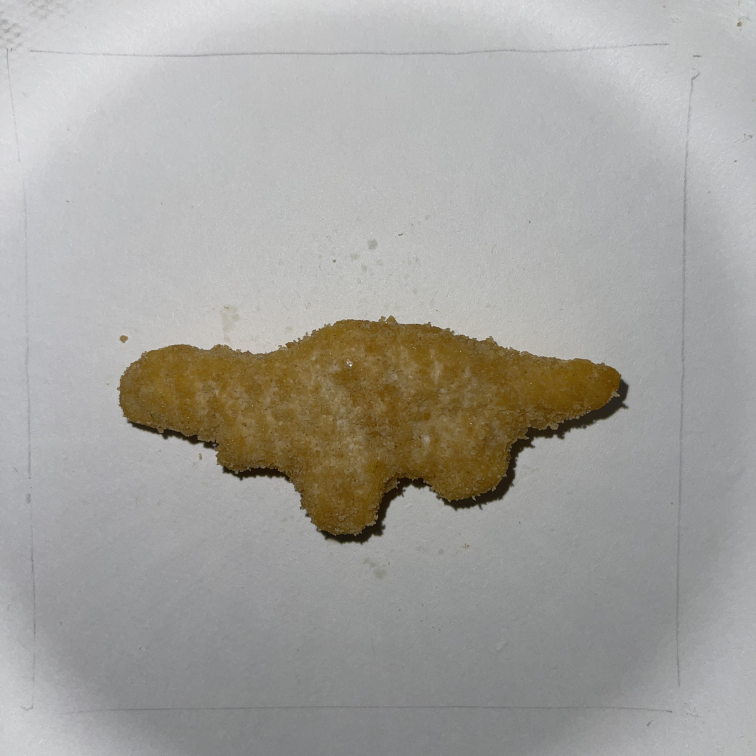
#> input picture edge_det_testing/test_imgs/IMG_0001.jpg, 3024 x 3024 px (shown at 1/4 size)
$ jupyter execute edge_det.ipynb
#> lines starting #> are read from the running program, lines starting #| are printed output that depends on the picture
[cell 1]
import numpy as np
import pandas as pd
import os
from PIL import Image

import matplotlib.pyplot as plt
from skimage import data
from skimage.color import rgb2gray
from scipy.ndimage import gaussian_filter
from scipy.signal import convolve2d
import cv2

[cell 2]
def load_gray_image(img_path) :
    img = Image.open(img_path).convert('L').resize((200, 200), resample=Image.LANCZOS)
    img.load()
    data = np.asarray(img, dtype="uint8")
    return data


def save_image(npdata, out_path) :
    img = Image.fromarray( np.asarray(np.clip(npdata,0,255), dtype="uint8"), "L")
    img.save(out_path)

# function that performs edge detection
def edge_detection(img):
  """
  img: input image (H,W)

  returns:
  gmag: gradient magnitude image (H,W)
  ang: angle image (H,W)
  gmag_nms: gradient magnitude image after non-maximal suppression (H,W)
  """
  # your code here
  H, W = img.shape
  nimg = img / 255
  gsimg = gaussian_filter(nimg, sigma=0.5)
  sobel_y = [[-1, -2, -1],
             [0, 0, 0],
             [1, 2, 1]]
  sobel_x = [[-1, 0, 1],
             [-2, 0, 2],
             [-1, 0, 1]]
  gy = convolve2d(gsimg, sobel_y, mode='same', fillvalue=1)
  gx = convolve2d(gsimg, sobel_x, mode='same', fillvalue=1)
  gmag = np.sqrt(gy ** 2 + gx ** 2)
  ang = np.arctan2(gy, gx)

  gmag_nms = np.zeros([H, W])

  for y in range(H):
    for x in range(W):
      temp_mag = gmag[y, x]
      # Initialize neighbors for comparison
      p1 = float('-inf')
      p2 = float('-inf')
      a = ang[y, x]
      # Get neighbors for each respective direction bin
      if abs(a) <= 22.5 or abs(a) >= 157.5:
        try: p1 = gmag[y-1, x]
        except: pass
        try: p2 = gmag[y+1, x]
        except: pass
      elif (a > 22.5 and a < 67.5) or (a < -112.5 and a > -157.5):
        try: p1 = gmag[y-1, x-1]
        except: pass
        try: p2 = gmag[y+1, x+1]
        except: pass
      elif (abs(a) > 67.5 and abs(a) < 112.5):
        try: p1 = gmag[y, x-1]
        except: pass
        try: p2 = gmag[y, x+1]
        except: pass
      elif (a < -22.5 and a > -67.5) or (a > 112.5 and a < 157.5):
        try: p1 = gmag[y-1, x+1]
        except: pass
        try: p2 = gmag[y+1, x-1]
        except: pass
      # If magnitude is less than directional neighbors, suppress to 0
      if temp_mag < p1 or temp_mag < p2:
        temp_mag = 0
      gmag_nms[y, x] = temp_mag

  return gmag, ang, gmag_nms


def rotate_linear(img, h):
    """
    img: source image
    h: 2D transformation matrix

    returns:
    rot_img: image after rotation
    """
    # your code here
    img_hgt = img.shape[0]
    img_wdt = img.shape[1]

    rot_img = np.zeros(img.shape)

    for y in range(img_hgt):
        for x in range(img_wdt):
            # Finding the inverse coordinates of the destination coordinates
            # x = H-1x'
            inverse_coords = np.dot(h, np.array([x, y, 1]))
            xi, yi, _ = inverse_coords

            # Calculating x0, x1, y0, and y1 for linear interpolation
            x0 = np.int64(np.floor(xi))
            x1 = x0 + 1
            y0 = np.int64(np.floor(yi))
            y1 = y0 + 1

            # Checking if x0, x1, y0, y1 are in the original image
            if (x0 >= 0 and x0 < img_wdt and y0 >= 0 and y0 < img_hgt and
                x1 >= 0 and x1 < img_wdt and y1 >= 0 and y1 < img_hgt):
                # Calculating pixel values between x0 and x1 for each at xi
                # for each y0, y1
                a = (x1-xi) * img[y0][x0] + (xi-x0) * img[y0][x1]
                b = (x1-xi) * img[y1][x0] + (xi-x0) * img[y1][x1]
                # Calculating pixel value between a and b at yi
                pixel_val = (y1-yi) * a + (yi-y0) * b
                # Setting pixel value at destination coordinates to
                # previously calculated pixel value
                rot_img[y][x] = np.round(pixel_val)

    return rot_img


  # function that calculates the 2D transformation matrix for rotating an image about its center
def get_transformation_matrix(img_hgt, img_wdt, rot):
     """
     input:
     img_ht: image height in pixels
     img_wt: image width in pixels
     rot: rotation angle in radians

     output:
     h: 2D transformation matrix
     """
     # your code here
     center_y, center_x = np.array([img_hgt, img_wdt]) // 2

     # Translation transformation matrix to map center to origin
     ht = np.array([[1, 0, center_x], [0, 1, center_y], [0, 0, 1]])

     # Rotation transformation matrix about the origin
     hr = np.array([[np.cos(rot), -np.sin(rot), 0],
          [np.sin(rot), np.cos(rot), 0],
          [0, 0, 1]])

     # Inverse translation of the translation transformation matrix above
     ht_inv = np.linalg.inv(ht)

     # H = Ht * Hr * Ht-1
     h = ht@hr@ht_inv

     return h

[cell 3]
img_path = 'test_imgs/IMG_0001.jpg'
rgb_img = Image.open(img_path).resize((200, 200), resample=Image.LANCZOS)
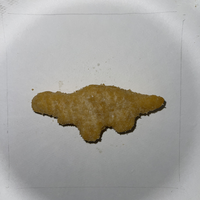
#> rgb_img: PIL image 200x200 RGB; mean R, G, B 164, 161.9, 156.9
rgb_img.load()
data = np.asarray(rgb_img, dtype="uint8")
plt.imshow(data)

[cell 4]
img_path = 'test_imgs/IMG_0001.jpg'
gray_img = load_gray_image(img_path)
#> in load_gray_image, `img = Image.open(img_path).convert('L').resize((200, 200), resample=Im..`:
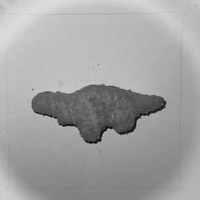
#> img: PIL image 200x200 L; min 12, max 223, mean 161.9
plt.imshow(gray_img, cmap='gray', vmin=0, vmax=255)

[cell 5]
# Function for constructing gaussian lowpass filter in frequency domain
def gaussian_lpf_generator(var, P, Q):
  e_val = np.e

  freq_kernel = np.zeros((P, Q))
  for v in range(freq_kernel.shape[0]):
    for u in range(freq_kernel.shape[1]):
      # Distance from center
      d = np.sqrt(((u - P/2)**2) + ((v-Q/2)**2))

      freq_kernel[v, u] = e_val ** (-(d**2)/(2 * var))
  return freq_kernel

# function that applies gaussian low-pass filter in the frequency domain
def gaussian_lpf(img, var):
  """
  img: input image (H,W)
  var: variance for the gaussian lowpass filter

  returns:
  out: output image after low-pass filter has been applied in the frequency domain
  """
  # your code here
  fft_img = np.fft.fftshift(np.fft.fft2(img))
  lpf = gaussian_lpf_generator(var, img.shape[0], img.shape[1])
  out = np.fft.ifft2(np.fft.ifftshift(np.multiply(fft_img, lpf)))

  return out.real

gauss_img = gaussian_lpf(gray_img, 42 ** 2)
plt.imshow(gauss_img, cmap='gray')

[cell 6]
"""
Call the function edge_detection function with the cameraman image.
Display the input image and all three output images from your edge_detection function.
"""


# your code here
gmag, ang, gmag_nms = edge_detection(gauss_img)
#> in edge_detection, `gy = convolve2d(gsimg, sobel_y, mode='same', fillvalue=1)`:
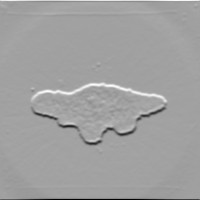
#> gy: shape (200, 200) float64; min -1.94, max 1.14, mean 0.00237; drawn with min black and max white
#> in edge_detection, `gx = convolve2d(gsimg, sobel_x, mode='same', fillvalue=1)`:
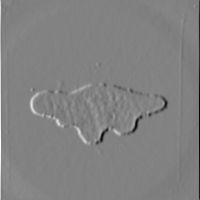
#> gx: shape (200, 200) float64; min -1.49, max 1.44, mean 0.000674; drawn with min black and max white
#> in edge_detection, `gmag = np.sqrt(gy ** 2 + gx ** 2)`:
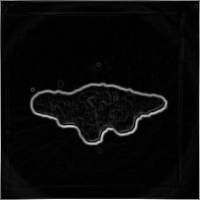
#> gmag: shape (200, 200) float64; min 0.000109, max 1.94, mean 0.0849; drawn with min black and max white
#> in edge_detection, `ang = np.arctan2(gy, gx)`:
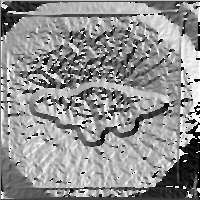
#> ang: shape (200, 200) float64; min -3.14, max 3.14, mean 0.451; drawn with min black and max white
#> after the loop in edge_detection, `for y in range(H):`:
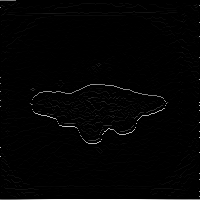
#> gmag_nms: shape (200, 200) float64; min 0, max 1.94, mean 0.0257; drawn with min black and max white

fig_3, ax_3 = plt.subplots(2, 2, figsize=(12, 12))

ax_3[0, 0].imshow(gray_img, cmap='gray', vmin=0, vmax=255)
ax_3[0, 0].set_title("Original")

ax_3[0, 1].imshow(gmag, cmap='gray', vmin=0, vmax=1)
ax_3[0, 1].set_title("Gradient Magnitude")

ax_3[1, 0].imshow(ang, cmap='gray')
ax_3[1, 0].set_title("Gradient Angle")

ax_3[1, 1].imshow(gmag_nms, cmap='gray', vmin=0, vmax=1)
ax_3[1, 1].set_title("Gradient NMS")

plt.show()

[cell 7]
black_border = np.zeros((200, 200))
black_border[0:10, :] = 1
black_border[190:200, :] = 1
black_border[:, 0:10] = 1
black_border[:, 190:200] = 1
plt.imshow(black_border, cmap='gray')
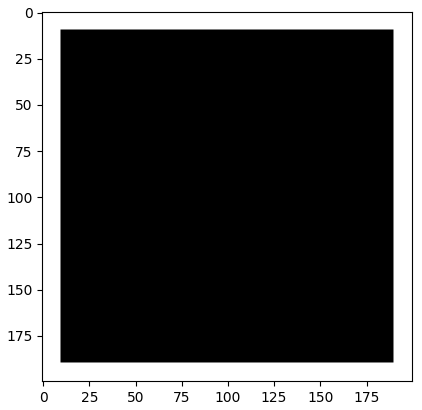
#> figure drawn by matplotlib, 1 panel

[cell 8]
binary_gmag = (gmag > 0.65) - black_border
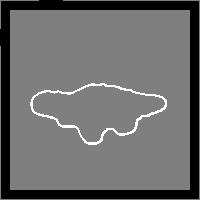
#> binary_gmag: shape (200, 200) float64; min -1, max 1, mean -0.152; drawn with min black and max white
plt.imshow(binary_gmag, cmap='gray', vmin=0, vmax=1)

[cell 9]
plt.imshow(binary_gmag, cmap='gray', vmin=0, vmax=1)

[cell 10]
def rotate_image(img, deg):
    return rotate_linear(img, get_transformation_matrix(img.shape[0], img.shape[1], np.deg2rad(deg)))


rot_45 = rotate_image(binary_gmag, 45)
#> in get_transformation_matrix, `hr = np.array([[np.cos(rot), -np.sin(rot), 0], [np.sin(rot), np.cos(ro..`: hr = [[0.707, -0.707, 0], [0.707, 0.707, 0], [0, 0, 1]]
#> in get_transformation_matrix, `h = ht@hr@ht_inv`: h = [[0.707, -0.707, 100], [0.707, 0.707, -41.42], [0, 0, 1]]
#> in rotate_linear, `img_hgt = img.shape[0]`: img_hgt = 200
#> after the loop in rotate_linear, `for y in range(img_hgt):`:
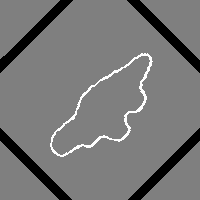
#> rot_img: shape (200, 200) float64; min -1, max 1, mean -0.0668; drawn with min black and max white
